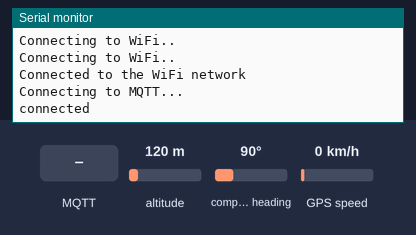
Bench run of a sketch on a simulated ESP8266 (NodeMCU). Shown: the last lines printed to the serial monitor. The inputs (shaded band) are chosen by the test bench; at power-on: altitude 120 m, compass heading 90°, GPS speed 0 km/h. WiFi joins after 1.5 s; servers stay silent unless stated; the GPS gets a fix after 3 s at 37.7749, -122.4194 with 8 satellites; no MQTT or app messages arrive unless stated.

Above: at 2.7 s.
2.8 s: MQTT message "1" arrives on the first subscribed topic
At 4.7 s:
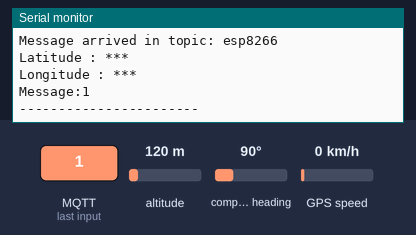
5.3 s: MQTT message "0" arrives on the first subscribed topic
At 7.0 s:
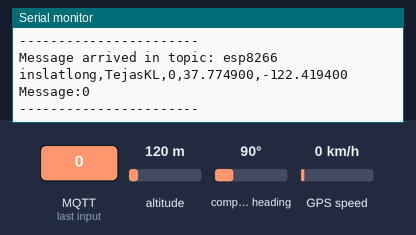
7.8 s: MQTT message "on" arrives on the first subscribed topic
At 10.0 s:
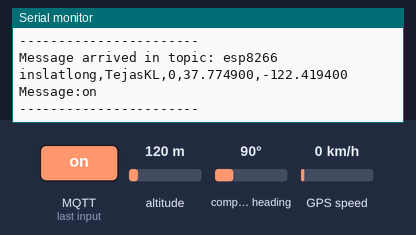
10.3 s: MQTT message "off" arrives on the first subscribed topic
At 12.1 s:
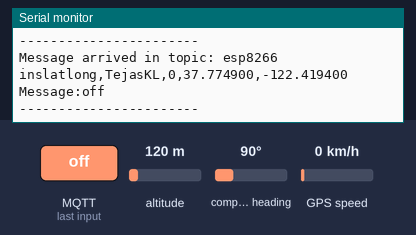

Measured:
- after the input at 2.8 s, the serial monitor: prints a new line after 1.0 s (image 1)
- after the input at 5.3 s, the serial monitor: prints a new line after 1.0 s (image 2)
- after the input at 7.8 s, the serial monitor: prints a new line after 1.0 s (image 3)
- after the input at 10.3 s, the serial monitor: prints a new line after 1.0 s (image 4)

The sketch:

NodeMCU_ESP8266__Pothole_Detection.ino
```cpp
#include <ESP8266WiFi.h>
#include <PubSubClient.h>
#include <TinyGPS++.h>
#include <SoftwareSerial.h>

String UNAME = "TejasKL";

SoftwareSerial GPS_SoftSerial(4, 5);
TinyGPSPlus gps;

volatile float minutes, seconds;
volatile int degree, secs, mins;

const char* ssid = "Your SSID";                   // wifi ssid
const char* password =  "SSID Password";         // wifi password
const char* mqttServer = "Broker Address";    // IP adress Raspberry Pi
const int mqttPort = 00000;  //Port Number
const char* mqttUser = "Your Username";      // if you don't have MQTT Username, no need input
const char* mqttPassword = "Your Password";  // if you don't have MQTT Password, no need input

WiFiClient espClient;
PubSubClient client(espClient);

void setup() {

  Serial.begin(9600);

  WiFi.begin(ssid, password);
  WiFi.mode(WIFI_STA);
  while (WiFi.status() != WL_CONNECTED) {
    delay(500);
    Serial.println("Connecting to WiFi..");
  }
  Serial.println("Connected to the WiFi network");

  client.setServer(mqttServer, mqttPort);
  client.setCallback(callback);

  while (!client.connected()) {
    Serial.println("Connecting to MQTT...");

    if (client.connect("ESP8266Client", mqttUser, mqttPassword )) {

      Serial.println("connected");

    } else {

      Serial.print("failed with state ");
      Serial.print(client.state());
      delay(2000);

    }
  }

  GPS_SoftSerial.begin(9600);
//  client.publish("esp8266", "Hello Raspberry Pi");
//  client.subscribe("esp8266");

}
static void smartDelay(unsigned long ms)
{
  unsigned long start = millis();
  do
  {
    while (GPS_SoftSerial.available())  /* Encode data read from GPS while data is available on serial port */
      gps.encode(GPS_SoftSerial.read());
    /* Encode basically is used to parse the string received by the GPS and to store it in a buffer so that information can be extracted from it */
  } while (millis() - start < ms);
}
void DegMinSec( double tot_val)   /* Convert data in decimal degrees into degrees minutes seconds form */
{
  degree = (int)tot_val;
  minutes = tot_val - degree;
  seconds = 60 * minutes;
  minutes = (int)seconds;
  mins = (int)minutes;
  seconds = seconds - minutes;
  seconds = 60 * seconds;
  secs = (int)seconds;
}
  unsigned long start;
        double lat_val, lng_val, alt_m_val;
        uint8_t hr_val, min_val, sec_val;
        bool loc_valid, alt_valid, time_valid;
void callback(char* topic, byte* payload, unsigned int length) {
smartDelay(1000);

        lat_val = gps.location.lat(); /* Get latitude data */
        loc_valid = gps.location.isValid(); /* Check if valid location data is available */
        lng_val = gps.location.lng(); /* Get longtitude data */
        alt_m_val = gps.altitude.meters();  /* Get altitude data in meters */
        alt_valid = gps.altitude.isValid(); /* Check if valid altitude data is available */
        hr_val = gps.time.hour(); /* Get hour */
        min_val = gps.time.minute();  /* Get minutes */
        sec_val = gps.time.second();  /* Get seconds */
        time_valid = gps.time.isValid();
        if (!loc_valid)
        {
          Serial.print("Latitude : ");
          Serial.println("***");
          Serial.print("Longitude : ");
          Serial.println("***");
        }
        else
        {
          DegMinSec(lat_val);
          DegMinSec(lng_val);
        }
  Serial.print("Message arrived in topic: ");
  Serial.println(topic);
  if (!loc_valid)
        {
          Serial.print("Latitude : ");
          Serial.println("***");
          Serial.print("Longitude : ");
          Serial.println("***");
        }
        else
        {
          DegMinSec(lat_val);
          DegMinSec(lng_val);
          //latpub.publish(lat_val,6);
          //latpub.publish(lng_val,6);/* Convert the decimal degree value into degrees minutes seconds form */
          //client.publish("Client", "uname,"+String(lat_val)+','+String(lng_val));
          String result = "inslatlong,"+ UNAME + ",0," + String(lat_val,6) + ','+ String(lng_val,6);
          Serial.println(result);
          char xx[50];
          result.toCharArray(xx,50);
          client.publish("Client",xx);
        }
  Serial.print("Message:");
  for (int i = 0; i < length; i++) {
    Serial.print((char)payload[i]);
  }

  Serial.println();
  Serial.println("-----------------------");

}

void loop() {

    client.subscribe("esp8266");
    client.loop();
}
```
